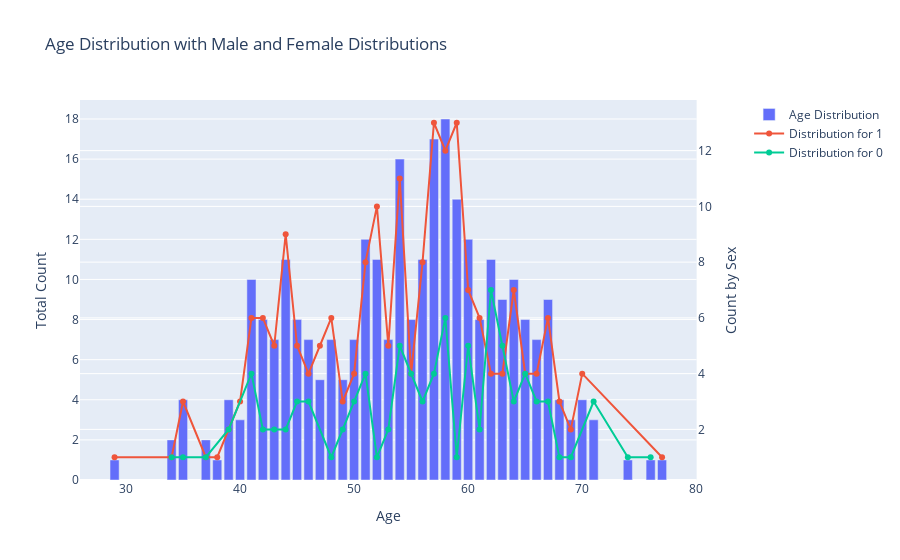

Source (notebook cell):
### Code cell
# Create subplots with shared x-axis
fig = make_subplots(specs=[[{"secondary_y": True}]])

# Create the bar plot for age distribution
age_counts = df1['age'].value_counts().sort_index()
fig.add_trace(
    go.Bar(x=age_counts.index, y=age_counts.values, name='Age Distribution'),
    secondary_y=False,
)

# Create line plots for male and female distributions
for sex in df1['sex'].unique():
    sex_age_counts = df1[df1['sex'] == sex]['age'].value_counts().sort_index()
    fig.add_trace(
        go.Scatter(x=sex_age_counts.index, y=sex_age_counts.values, mode='lines+markers', name=f'Distribution for {sex}'),
        secondary_y=True,
    )

# Update layout
fig.update_layout(
    title_text='Age Distribution with Male and Female Distributions',
    xaxis_title='Age',
    yaxis_title='Count',
)

# Set y-axes titles
fig.update_yaxes(title_text="Total Count", secondary_y=False)
fig.update_yaxes(title_text="Count by Sex", secondary_y=True)

fig.show()

### Figure 1 — Plotly figure (JSON) as saved in the notebook; plotly's stock layout.template omitted (floating-point values rounded to 4 significant figures)
{"data": [{"name": "Age Distribution", "type": "bar", "x": [29, 34, 35, 37, 38, 39, 40, 41, 42, 43, 44, 45, 46, 47, 48, 49, 50, 51, 52, 53, 54, 55, 56, 57, 58, 59, 60, 61, 62, 63, 64, 65, 66, 67, 68, 69, 70, 71, 74, 76, 77], "xaxis": "x", "y": [1, 2, 4, 2, 1, 4, 3, 10, 8, 7, 11, 8, 7, 5, 7, 5, 7, 12, 11, 7, 16, 8, 11, 17, 18, 14, 12, 8, 11, 9, 10, 8, 7, 9, 4, 3, 4, 3, 1, 1, 1], "yaxis": "y"}, {"mode": "lines+markers", "name": "Distribution for 1", "type": "scatter", "x": [29, 34, 35, 37, 38, 39, 40, 41, 42, 43, 44, 45, 46, 47, 48, 49, 50, 51, 52, 53, 54, 55, 56, 57, 58, 59, 60, 61, 62, 63, 64, 65, 66, 67, 68, 69, 70, 77], "xaxis": "x", "y": [1, 1, 3, 1, 1, 2, 3, 6, 6, 5, 9, 5, 4, 5, 6, 3, 4, 8, 10, 5, 11, 4, 8, 13, 12, 13, 7, 6, 4, 4, 7, 4, 4, 6, 3, 2, 4, 1], "yaxis": "y2"}, {"mode": "lines+markers", "name": "Distribution for 0", "type": "scatter", "x": [34, 35, 37, 39, 41, 42, 43, 44, 45, 46, 48, 49, 50, 51, 52, 53, 54, 55, 56, 57, 58, 59, 60, 61, 62, 63, 64, 65, 66, 67, 68, 69, 71, 74, 76], "xaxis": "x", "y": [1, 1, 1, 2, 4, 2, 2, 2, 3, 3, 1, 2, 3, 4, 1, 2, 5, 4, 3, 4, 6, 1, 5, 2, 7, 5, 3, 4, 3, 3, 1, 1, 3, 1, 1], "yaxis": "y2"}], "layout": {"title": {"text": "Age Distribution with Male and Female Distributions"}, "xaxis": {"anchor": "y", "domain": [0, 0.94], "title": {"text": "Age"}}, "yaxis": {"anchor": "x", "domain": [0, 1], "title": {"text": "Total Count"}}, "yaxis2": {"anchor": "x", "overlaying": "y", "side": "right", "title": {"text": "Count by Sex"}}}}
